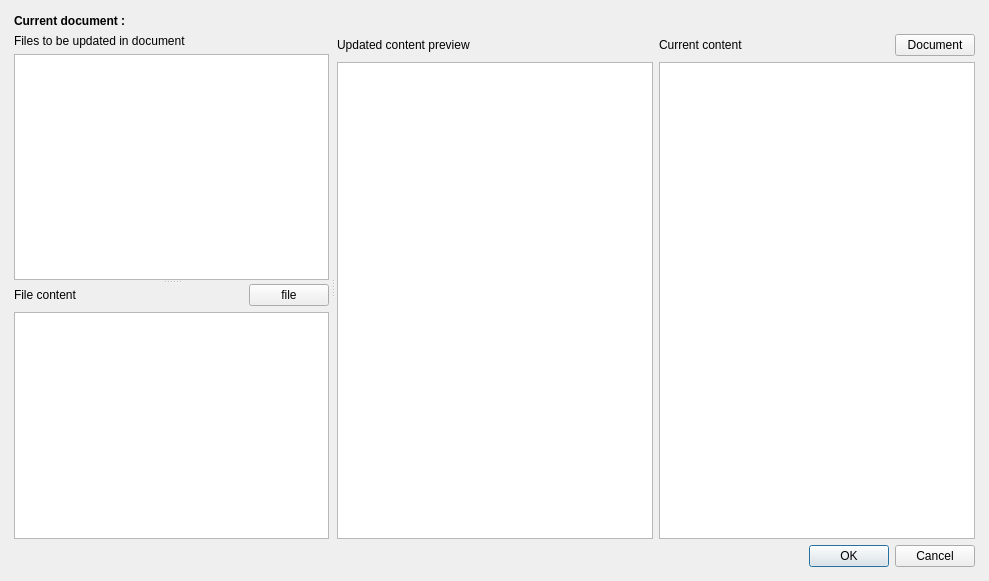
<?xml version="1.0" encoding="UTF-8"?>
<ui version="4.0">
 <class>UpdateDocumentContent</class>
 <widget class="QDialog" name="UpdateDocumentContent">
  <property name="geometry">
   <rect>
    <x>0</x>
    <y>0</y>
    <width>989</width>
    <height>581</height>
   </rect>
  </property>
  <property name="windowTitle">
   <string>Update Document Content</string>
  </property>
  <layout class="QGridLayout" name="gridLayout">
   <property name="leftMargin">
    <number>14</number>
   </property>
   <property name="topMargin">
    <number>14</number>
   </property>
   <property name="rightMargin">
    <number>14</number>
   </property>
   <property name="bottomMargin">
    <number>14</number>
   </property>
   <item row="1" column="0">
    <widget class="QSplitter" name="splitter_2">
     <property name="orientation">
      <enum>Qt::Horizontal</enum>
     </property>
     <property name="handleWidth">
      <number>8</number>
     </property>
     <widget class="QSplitter" name="splitter">
      <property name="orientation">
       <enum>Qt::Vertical</enum>
      </property>
      <widget class="QWidget" name="layoutWidget">
       <layout class="QVBoxLayout" name="verticalLayout">
        <item>
         <widget class="QLabel" name="label_3">
          <property name="sizePolicy">
           <sizepolicy hsizetype="Preferred" vsizetype="Fixed">
            <horstretch>0</horstretch>
            <verstretch>0</verstretch>
           </sizepolicy>
          </property>
          <property name="text">
           <string>Files to be updated in document</string>
          </property>
         </widget>
        </item>
        <item>
         <widget class="QTableView" name="FilesTable">
          <property name="selectionMode">
           <enum>QAbstractItemView::SingleSelection</enum>
          </property>
          <property name="selectionBehavior">
           <enum>QAbstractItemView::SelectRows</enum>
          </property>
          <property name="horizontalScrollMode">
           <enum>QAbstractItemView::ScrollPerPixel</enum>
          </property>
         </widget>
        </item>
       </layout>
      </widget>
      <widget class="QWidget" name="layoutWidget">
       <layout class="QVBoxLayout" name="verticalLayout_2">
        <item>
         <layout class="QHBoxLayout" name="horizontalLayout">
          <item>
           <widget class="QLabel" name="label">
            <property name="sizePolicy">
             <sizepolicy hsizetype="Preferred" vsizetype="Fixed">
              <horstretch>0</horstretch>
              <verstretch>0</verstretch>
             </sizepolicy>
            </property>
            <property name="text">
             <string>File content</string>
            </property>
           </widget>
          </item>
          <item>
           <widget class="QPushButton" name="UpdateFileButton">
            <property name="sizePolicy">
             <sizepolicy hsizetype="Fixed" vsizetype="Fixed">
              <horstretch>0</horstretch>
              <verstretch>0</verstretch>
             </sizepolicy>
            </property>
            <property name="text">
             <string>file</string>
            </property>
            <property name="icon">
             <iconset resource="../Icons.qrc">
              <normaloff>:/images/view-refresh.svg</normaloff>:/images/view-refresh.svg</iconset>
            </property>
           </widget>
          </item>
         </layout>
        </item>
        <item>
         <widget class="LatexTextEdit" name="FileContent"/>
        </item>
       </layout>
      </widget>
     </widget>
     <widget class="QWidget" name="layoutWidget">
      <layout class="QGridLayout" name="gridLayout_3">
       <item row="0" column="1">
        <layout class="QHBoxLayout" name="horizontalLayout_2">
         <item>
          <widget class="QLabel" name="label_4">
           <property name="sizePolicy">
            <sizepolicy hsizetype="Preferred" vsizetype="Fixed">
             <horstretch>0</horstretch>
             <verstretch>0</verstretch>
            </sizepolicy>
           </property>
           <property name="text">
            <string>Current content</string>
           </property>
          </widget>
         </item>
         <item>
          <widget class="QPushButton" name="pushButton">
           <property name="sizePolicy">
            <sizepolicy hsizetype="Fixed" vsizetype="Fixed">
             <horstretch>0</horstretch>
             <verstretch>0</verstretch>
            </sizepolicy>
           </property>
           <property name="text">
            <string>Document</string>
           </property>
           <property name="icon">
            <iconset resource="../Icons.qrc">
             <normaloff>:/images/view-refresh.svg</normaloff>:/images/view-refresh.svg</iconset>
           </property>
          </widget>
         </item>
        </layout>
       </item>
       <item row="1" column="1" rowspan="2">
        <widget class="LatexTextWidget" name="CurrentDocumentContent"/>
       </item>
       <item row="0" column="0">
        <widget class="QLabel" name="label_2">
         <property name="sizePolicy">
          <sizepolicy hsizetype="Preferred" vsizetype="Fixed">
           <horstretch>0</horstretch>
           <verstretch>0</verstretch>
          </sizepolicy>
         </property>
         <property name="text">
          <string>Updated content preview</string>
         </property>
        </widget>
       </item>
       <item row="1" column="0" rowspan="2">
        <widget class="LatexTextWidget" name="UpdatedDocumentContent"/>
       </item>
      </layout>
     </widget>
    </widget>
   </item>
   <item row="2" column="0">
    <widget class="QDialogButtonBox" name="buttonBox">
     <property name="orientation">
      <enum>Qt::Horizontal</enum>
     </property>
     <property name="standardButtons">
      <set>QDialogButtonBox::Cancel|QDialogButtonBox::Ok</set>
     </property>
    </widget>
   </item>
   <item row="0" column="0">
    <widget class="QLabel" name="label_5">
     <property name="sizePolicy">
      <sizepolicy hsizetype="Preferred" vsizetype="Fixed">
       <horstretch>0</horstretch>
       <verstretch>0</verstretch>
      </sizepolicy>
     </property>
     <property name="font">
      <font>
       <bold>true</bold>
      </font>
     </property>
     <property name="text">
      <string>Current document : </string>
     </property>
    </widget>
   </item>
  </layout>
 </widget>
 <customwidgets>
  <customwidget>
   <class>LatexTextEdit</class>
   <extends>QTextEdit</extends>
   <header>latexeditorwidget.h</header>
  </customwidget>
  <customwidget>
   <class>LatexTextWidget</class>
   <extends>QTextEdit</extends>
   <header>latexeditorwidget.h</header>
  </customwidget>
 </customwidgets>
 <resources>
  <include location="../Icons.qrc"/>
 </resources>
 <connections>
  <connection>
   <sender>buttonBox</sender>
   <signal>accepted()</signal>
   <receiver>UpdateDocumentContent</receiver>
   <slot>accept()</slot>
   <hints>
    <hint type="sourcelabel">
     <x>494</x>
     <y>553</y>
    </hint>
    <hint type="destinationlabel">
     <x>494</x>
     <y>290</y>
    </hint>
   </hints>
  </connection>
  <connection>
   <sender>buttonBox</sender>
   <signal>rejected()</signal>
   <receiver>UpdateDocumentContent</receiver>
   <slot>reject()</slot>
   <hints>
    <hint type="sourcelabel">
     <x>494</x>
     <y>553</y>
    </hint>
    <hint type="destinationlabel">
     <x>494</x>
     <y>290</y>
    </hint>
   </hints>
  </connection>
 </connections>
</ui>
